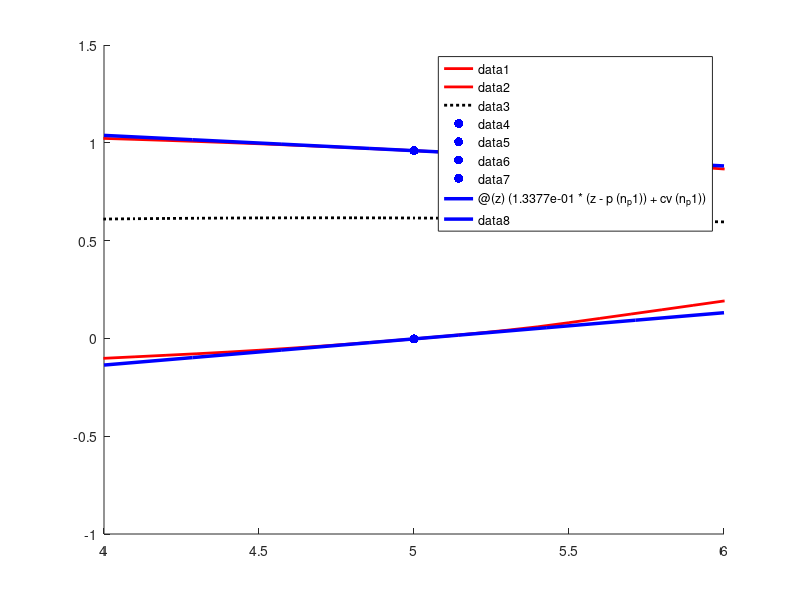

Source code (MATLAB): (Note: this script raises an error after producing the figure.)
%% -----------------------------------------------------------------
 % Last Modified by Yulan Zhang
 % 2022/08/10
 %
 % This script plots the subtangent lines obtained from C++ implementation of adjoint subgradients
 % evaluation system.
 %
 % Example 3 for CACE paper
 % 
%% -----------------------------------------------------------------
% Import data generated in C++
cv = importdata('data_x2cv.txt');
cc = importdata('data_x2cc.txt');
x = importdata('data_x2.txt');
p = linspace(-6.5,6.5,length(cv));

p_i1 = 5.0;
n_p1 = find(abs(p-p_i1) < 1e-12);
xcci1 = cc(n_p1);
xcvi1= cv(n_p1);

p_i2 = -3.0;
n_p2 = find(abs(p-p_i2) < 1e-12);
xcci2 = cc(n_p2);
xcvi2= cv(n_p2);


% Compute the subtangent line at p1 = -3.0, p2 = 0.5 using finite difference approximation
dP = gradient(p);
dxcv = gradient(cv);
xcv1 = interp1(p, cv, p_i1);
dP1 = interp1(p, dP, p_i1);
dxcv1 = interp1(p, dxcv, p_i1);
Slope_cv_1 = dxcv1/dP1;
YIntercept_cv_1 = xcv1 - Slope_cv_1 * p_i1;
XIntercept_cv_1 = -YIntercept_cv_1 / Slope_cv_1;

dxcc = gradient(cc);
xcc1 = interp1(p, cc, p_i1);
dP1 = interp1(p, dP, p_i1);
dxcc1 = interp1(p, dxcc, p_i1);
Slope_cc_1 = dxcc1/dP1;
YIntercept_cc_1 = xcc1 - Slope_cc_1 * p_i1;
XIntercept_cc_1 = -YIntercept_cc_1 / Slope_cc_1;

% Compute the subtangent line at p1 = 5.0, p2 = 0.5 using finite difference approximation
dP = gradient(p);
dxcv = gradient(cv);
xcv2 = interp1(p, cv, p_i2);
dP2 = interp1(p, dP, p_i2);
dxcv2 = interp1(p, dxcv, p_i2);
Slope_cv_2 = dxcv2/dP2;
YIntercept_cv_2 = xcv2 - Slope_cv_2 * p_i2;
XIntercept_cv_2 = -YIntercept_cv_2 / Slope_cv_2;

dxcc = gradient(cc);
xcc2 = interp1(p, cc, p_i2);
dP2 = interp1(p, dP, p_i2);
dxcc2 = interp1(p, dxcc, p_i2);
Slope_cc_2 = dxcc2/dP2;
YIntercept_cc_2 = xcc2 - Slope_cc_2 * p_i2;
XIntercept_cc_2 = -YIntercept_cc_2 / Slope_cc_2;


% Plot
figure(1)
hold on;
plot(p,cv,'-r', 'LineWidth', 2.0);
plot(p,cc,'-r', 'LineWidth', 2.0);
plot(p,x,'black:', 'LineWidth', 2.0);
plot(p_i1, xcvi1,'.b','MarkerSize',20)
plot(p_i1, xcci1, '.b','MarkerSize',20)
plot(p_i2, xcvi2,'.b','MarkerSize',20)
plot(p_i2, xcci2, '.b','MarkerSize',20)

len1 = 1.0;
len2 = 2.0;

fplot(@(z) (1.3377e-01*(z-p(n_p1))+ cv(n_p1)),[p(n_p1)-len1,p(n_p1)+len1],'b', 'LineWidth',2.5)
fplot(@(z) (-7.8097e-02*(z-p(n_p1))+ cc(n_p1)),[p(n_p1)-len1,p(n_p1)+len1],'b', 'LineWidth',2.5)
fplot(@(z) ( Slope_cv_1*(z-p(n_p1))+ cv(n_p1)),[p(n_p1)-len2,p(n_p1)+len2],':', 'color', '#EDB120','LineWidth', 2.0)
fplot(@(z) ( Slope_cc_1*(z-p(n_p1))+ cc(n_p1)),[p(n_p1)-len2,p(n_p1)+len2],':', 'color', '#EDB120','LineWidth', 2.0)


fplot(@(z) ( 2.6529e-02*(z-p(n_p2))+ cv(n_p2)),[p(n_p2)-len1,p(n_p2)+len1],'b', 'LineWidth',2.5)
fplot(@(z) ( 1.4846e-01*(z-p(n_p2))+ cc(n_p2)),[p(n_p2)-len1,p(n_p2)+len1],'b', 'LineWidth',2.5)
fplot(@(z) ( Slope_cv_2*(z-p(n_p2))+ cv(n_p2)),[p(n_p2)-len2,p(n_p2)+len2],':', 'color', '#EDB120','LineWidth', 2.0)
fplot(@(z) ( Slope_cc_2*(z-p(n_p2))+ cc(n_p2)),[p(n_p2)-len2,p(n_p2)+len2],':', 'color', '#EDB120','LineWidth', 2.0)

grid
xlim([-6.5,6.5])
xlabel('p_1');
ylabel('x_2');
set(gca,'linewidth',1.3)
set(gca,'FontSize',15)
box on 
hold off

